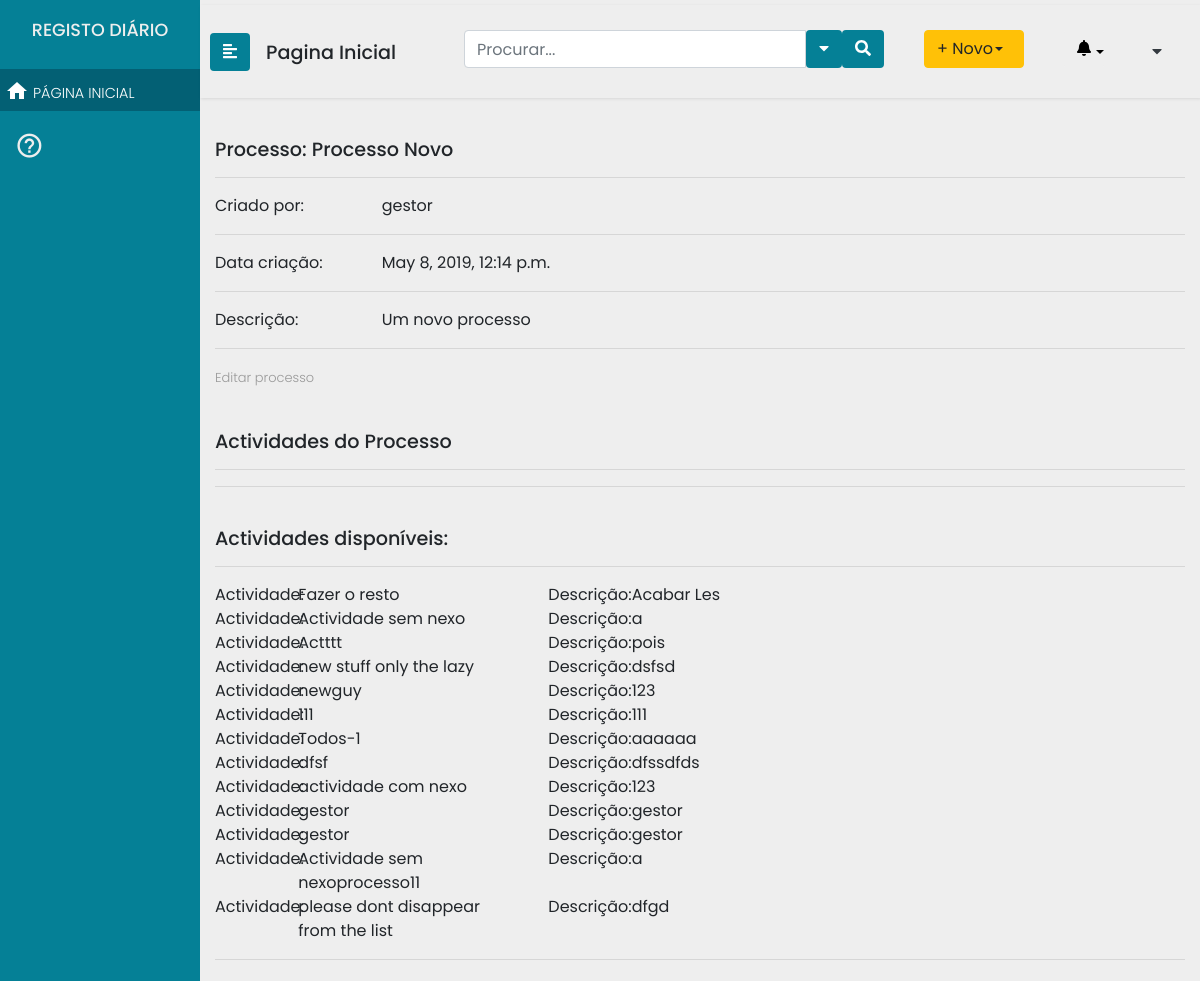
The page /processos/ProcessDetail/3 on the database as committed earlier.
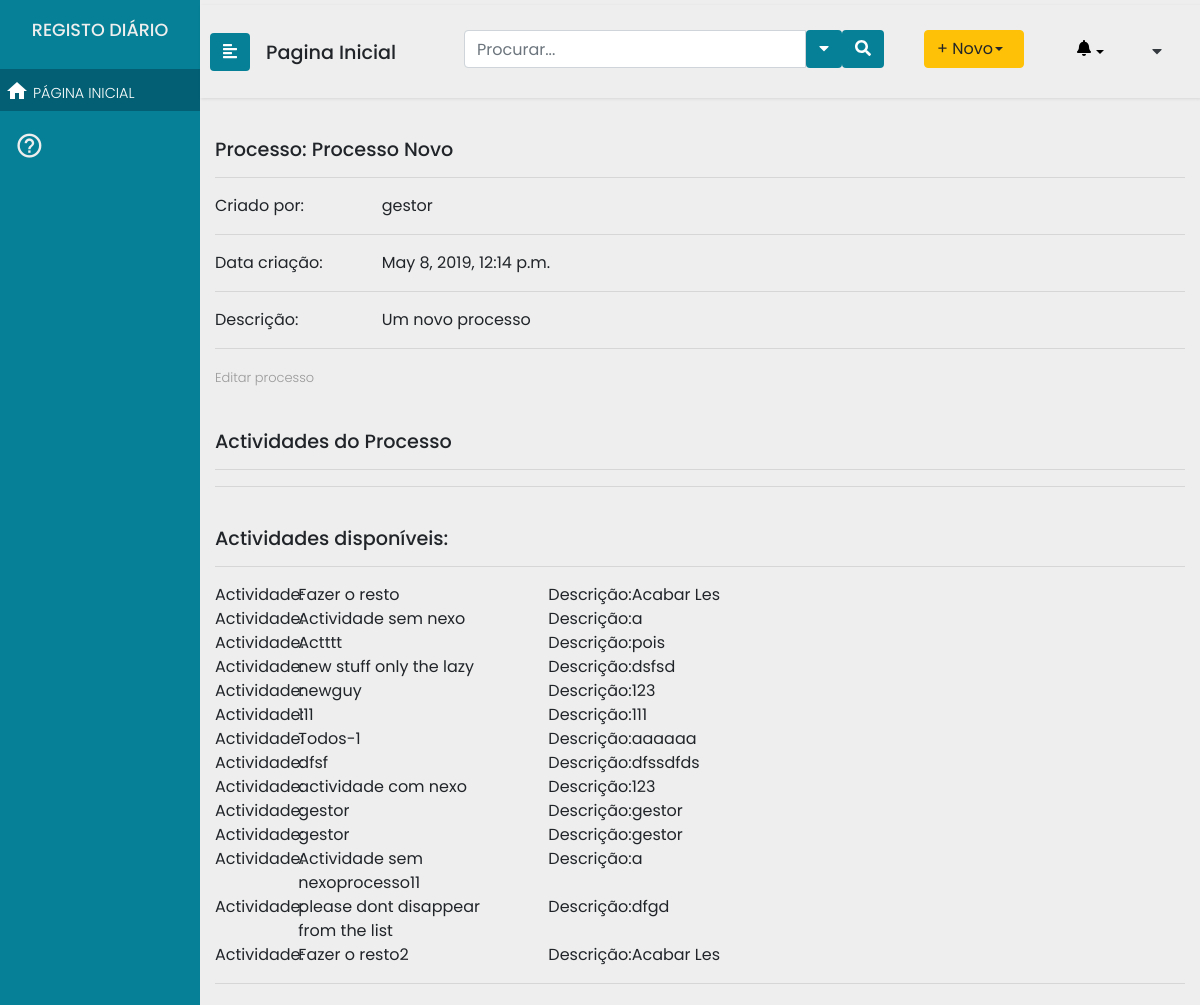
The same page on the database as committed later.
### processes/models.py (models this page shows, shortened)
class Process(models.Model):
    process_name = models.CharField(max_length=200)
    user = models.ForeignKey(User, null=True, on_delete=models.SET_NULL)
    creation_date = models.DateTimeField("date created", default=django.utils.timezone.now())
    description = models.TextField(max_length=200)

class Activity(models.Model):
    activity_name = models.CharField(max_length=200)
    process = models.ManyToManyField(Process, blank=True)
    description = models.TextField(max_length=200)
    role = models.ManyToManyField('Role', blank=True)
    class Meta:
        verbose_name = ("Activity")
    def __str__(self):
        return self.activity_name

### Users/models.py (models this page shows)
class User(AbstractUser):
    id = models.AutoField(db_column='ID',primary_key=True)
    username = models.CharField(db_column='UserName',
                                max_length=255,
                                unique=True,
                                blank=True,
                                null=True)
    useremail = models.CharField(db_column='UserEmail',
                                 max_length=255,
                                 blank=True,
                                 null=True)
    password = models.CharField(db_column='Password',
                                max_length=255,
                                blank=True, null=True)
    organization = models.ForeignKey(Organization, null=True,blank=True, on_delete=models.SET_NULL)
    class Meta:
        managed = True
        db_table = 'User'
        permissions = (
            ("test_GProc", "Teste de permissao geral Gestor de Processos"),
            ("test_Analist", "Teste de permissao geral Analista"),
            ("test_Func", "Teste de permissao geral Funcionário"),
            ("test_Admin", "Teste de permissao geral Administrador"),)

### processes/views.py (the view)
# urls.py: path("processos/ProcessDetail/<int:pk>", views.ProcessDetail.as_view(), name="ProcessDetail"),
class ProcessDetail(DetailView):
	model = Process
	template_name = "processes/forms/process_detail.html"
	def get_context_data(self, **kwargs):
		context = super().get_context_data(**kwargs)
		proc_id = self.object.id
		context['pid'] = self.kwargs['pk']
		our_acts = Activity.objects.all().filter(process__id=proc_id)
		context['proc_acts'] = our_acts
		context['non_acts'] = Activity.objects.all().exclude(id__in=our_acts)
		context['all_acts'] = Activity.objects.all()
		return context

### templates/processes/forms/process_detail.html (shortened to what this page needs)
{% extends "processes/header2.html" %}
{% block content %}
{% include "processes/includes/sidenav.html" %}
<div class="container">
        <h3>Processo: {{object.process_name}} </h3>
        <hr>
            <div class="row">
                <div class="col-sm-2">Criado por: </div>
                <div class="col-sm-2"> {{object.user}}</div>
                </div>
                <hr>
         <div class="row">
                <div class="col-sm-2"> Data criação:</div>
                <div class="col-sm-3">{{object.creation_date}}</div>
            </div>
          <hr>
          <div class="row">
            <div class="col-sm-2"> Descrição:</div>
            <div class="col-sm-4">{{object.description}}</div>
        </div>
      <hr>
        <p><a href="/processos/ProcessUpdate/{{object.id}}"> Editar processo</a></p>
        <br>
        <h3>Actividades do Processo </h3>
        <hr>
        <hr>
        <br>
        <h3>Actividades disponíveis: </h3>
        <hr>
        {% for act in non_acts %}
        <div class="row">
        <div class="col-sm-1"> Actividade:</div>
        <div class="col-sm-3">{{act}}</div>
        <div class="col-sm-1"> Descrição:</div>
        <div class="col-sm-3">{{act.description}}</div>
        </div>
        {% endfor %}
        <hr>
        </div>
        {% endblock %}

### templates/processes/header2.html (shortened to what this page needs)
<!DOCTYPE html>
<head>
  {% load static %}
<link rel="stylesheet" href="https://stackpath.bootstrapcdn.com/bootstrap/4.1.0/css/bootstrap.min.css">
  <link href="{% static 'processes/css/menu.css' %}" rel="stylesheet">
</head>
<body>
    {% block content %}
    {% endblock %}
  </body>

### templates/processes/includes/sidenav.html (shortened to what this page needs)
	<div class="wrapper">
		<nav id="sidebar" class="navbar-info" style="background:#058096;">
			<div class="sidebar-header" style="background:#058096;">
				<h4>REGISTO DIÁRIO </h4>
			</div>
			<ul class="list-unstyled components">
				<li class="active">
					<a href="/"><i class="material-icons">home</i> PÁGINA INICIAL</a>
				</li>
			</ul>
<div class="CTAs">
                    <a href="#"><i class="material-icons">help_outline</i></a>
				</div>
			</nav>
			<div id="content">
				<nav class="navbar navbar-expand-lg navbar-light">
					<button type="button" id="sidebarCollapse" class="btn text-white" style="background:#058096;">
                        <i class="fas fa-align-left"></i>
					</button>
					<div class="navegation">
						<h3 style="margin-top:10px;">Pagina Inicial</h3>
					</div>
					<div class="collapse navbar-collapse" id="navbarTogglerDemo03">
						<ul class="navbar-nav ml-auto mt-2 mt-lg-0">
							<li class="sidebar-search nav-item active">
								<form class="form-inline input-group  custom-search-form">
									<input type="text"  class="form-control" placeholder="Procurar...">
									<button class="btn btn-default text-white" type="button"  data-toggle="dropdown" aria-haspopup="true" aria-expanded="false">
										<i class="fa fa-caret-down"></i>
									</button>
									<span class="input-group-btn">
										<button class="btn btn-default text-white">
											<i class="fa fa-search"></i>
										</button>
									</span>
								</form>
							</li>
							<li class="nav-item">
								<div class="btn-group">
									<button type="button" class="btn btn-warning dropdown-toggle text-left" style="width:100px;" data-toggle="dropdown" aria-haspopup="true" aria-expanded="false">+ Novo </button>
								</div>
							</li>
							<li class="dropdown for-notification">
								<button class="btn btn-default dropdown-toggle notification" type="button" id="notification" data-toggle="dropdown" aria-haspopup="true" aria-expanded="false">
									<i class="fa fa-bell"></i>
								</button>
							</li>
							<li class="nav-item dropdown">
								<a class="nav-link text-left text-dark" style="font-size:1em;" data-toggle="dropdown" href="#" role="button" aria-haspopup="true" aria-expanded="false">{{user.username}}<i class="fa fa-caret-down"></i></a>
							</li>
						</ul>
					</div>
				</nav>

### processes/static/processes/css/menu.css (style rules this page uses)
body { font-family: 'Poppins', sans-serif; background: #eee; }
h3 { font-family: 'Poppins', sans-serif; font-size: 1.2em; }
h4 { font-family: 'Poppins', sans-serif; font-size: 1.1em; }
p,a { font-family: 'Poppins', sans-serif; font-size: 0.9em; font-weight: 300; line-height: 1.7em; color: #999; }
a,a:hover,a:focus { color: inherit; text-decoration: none; transition: all 0.3s; }
.navbar { padding: 15px 10px; border: none; border-radius: 0; margin-bottom: 40px; box-shadow: 1px 1px 3px rgba(0, 0, 0, 0.1); }
.wrapper { display: flex; width: 100%; align-items: stretch; }
#sidebar { min-width: 200px; max-width: 200px; color: #eeeeee; transition: all 0.3s; }
#sidebar .sidebar-header { padding: 20px 0px 20px 0px; text-align: center; background: #000; }
#sidebar ul.components { padding: 0px 0px 0px 0px; }
a i { position: relative; top: 5px; font-size: 0.9em; }
#sidebar ul li a { padding: 5px; font-size: 0.9em; display: block; }
#sidebar ul li.active>a { color: #fff; background: #036074; }
.dropdown-toggle::after { display: block; position: absolute; top: 50%; right: 20px; transform: translateY(-50%); }
.CTAs { padding:0px 0px 0px 0px; }
.CTAs a { bottom:10px; display: block; border-radius: 5px; margin-left: 15px; }
.CTAs a i { font-size:2em; }
.collapse ul li { padding:10px 20px 10px 20px; }
#content { width: 100vw; padding: 5px 0px 5px 0px; min-height: 100vh; transition: all 0.3s; }
form button { background:#058096; }
.notification { background:#EEEEEE; }
.navegation { padding: 0px 1em; }

Rows that differ between the two databases and show on the page:
added Activity: activity_name "Fazer o resto2", description "Acabar Les"
